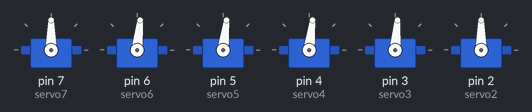
Bench run of a sketch on a simulated Arduino Uno, built with avr-gcc and run on an emulated ATmega328P. On the bench: 6 × servo.

Above: at 0.1 s.
At 0.7 s:
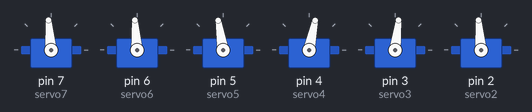
At 5.1 s:
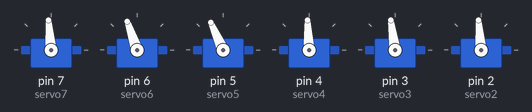
At 8.6 s:
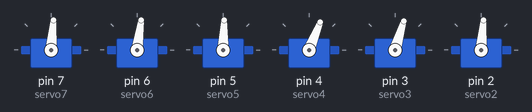
At 12.9 s:
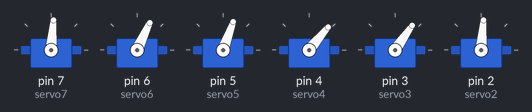
At 25.6 s:
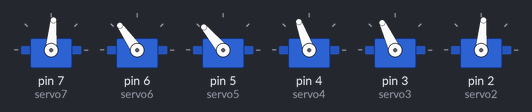
Timing chart, 0 to 27.1 s (numbered marks = the images above):
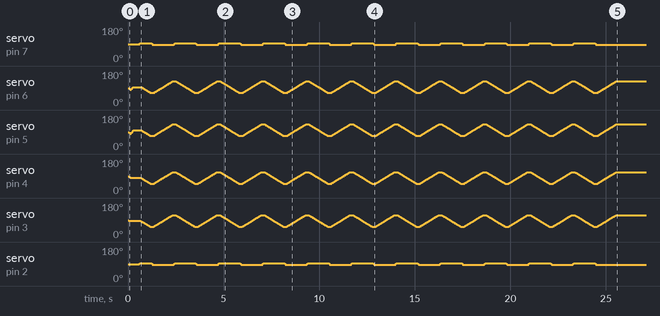

The sketch:

Arbu_leg.ino
```cpp
//*****************************************************************************
//Arbulucky Leg V1.0
//阿布拉機的3D列印與機器人
//http://arbu00.blogspot.tw/
//
//2016/06/09 Writen By Ashing Tsai
//
//
//******************************************************************************
#include <Servo.h>
Servo servo7;
Servo servo6;
Servo servo5;
Servo servo4;
Servo servo3;
Servo servo2;
//==============================
int angle7=90;
int angle6=90;
int angle5=90;
int angle4=90;
int angle3=90;
int angle2=90;

int angle=90;

int time3, time4,time27;


void setup()
{

  Serial.begin(115200);

   servo7.attach(7,500,2500);
   servo6.attach(6,500,2500);
   servo5.attach(5,500,2500);
   servo4.attach(4,500,2500);
   servo3.attach(3,500,2500);
   servo2.attach(2,500,2500);

         time3=5;  //Joystick delay time
         time4=4;  //Automode delay time.

    Middle();


         Servoangle234567(90,85,80,100,95,90);   //mid   3:big=>front  6:small =>front//4:small=>front  5:big==>front
         delay(100);


//forward +++++++++++++++++++++++++++++++++
for (int i=0;i<=10;i++){
        Servoangle234567(95,angle3,angle4,angle5,angle6,95);
       delay(50);
         Servoangle234567(angle2,55,50,70,65,angle7);
         delay(50);
         Servoangle234567(85,angle3,angle4,angle5,angle6,85);
         delay(50);
         Servoangle234567(angle2,115,110,130,125,angle7);
         delay(50);

}
//forward ------------------------------------


}
void loop()
{


}


void AutoMode()
{


}

void Middle()
{

      Servoangle234567(90,85,80,100,95,90);
      delay(200);

}

void forward()
{
//forward +++++++++++++++++++++++++++++++++
for (int i=0;i<=10;i++){
        Servoangle234567(95,angle3,angle4,angle5,angle6,95);
       delay(100);
         Servoangle234567(angle2,55,50,70,65,angle7);
         delay(100);
         Servoangle234567(85,angle3,angle4,angle5,angle6,85);
         delay(100);
         Servoangle234567(angle2,115,110,130,125,angle7);
         delay(100);

}
//forward ------------------------------------
}


void Servoangle2A(int angle)
{

                 servo2.write(angle);
                 delay(200);   //100ms

}

void Servoangle234567(int anglea2,int anglea3,int anglea4,int anglea5,int anglea6,int anglea7)
{


         while ((angle2>anglea2)||(angle3>anglea3)||(angle4>anglea4)||(angle5>anglea5)||(angle6>anglea6)||(angle7>anglea7))
     {
             if (angle2!=anglea2){
                angle2=angle2-1;
                servo2.write(angle2);
                  delay(time4);   //7ms
            }
            if (angle3!=anglea3){
                angle3=angle3-1;
                servo3.write(angle3);
                  delay(time4);   //7ms
            }

           if (angle4!=anglea4){
                angle4=angle4-1;
                servo4.write(angle4);
                  delay(time4);   //7ms
            }
              if (angle5!=anglea5){
                angle5=angle5-1;
                servo5.write(angle5);
                  delay(time4);   //7ms
            }
            if (angle6!=anglea6){
                angle6=angle6-1;
                servo6.write(angle6);
                  delay(time4);   //7ms
            }

           if (angle7!=anglea7){
                angle7=angle7-1;
                servo7.write(angle7);
                  delay(time4);   //7ms
            }

      }


       while ((angle2<anglea2)||(angle3<anglea3)||(angle4<anglea4)||(angle5<anglea5)||(angle6<anglea6)||(angle7<anglea7))
     {
            if (angle2!=anglea2){
                angle2=angle2+1;
                servo2.write(angle2);
                  delay(time4);   //7ms
            }
            if (angle3!=anglea3){
                angle3=angle3+1;
                servo3.write(angle3);
                  delay(time4);   //7ms
            }
           if (angle4!=anglea4){
                angle4=angle4+1;
                servo4.write(angle4);
                  delay(time4);   //7ms
            }
           if (angle5!=anglea5){
                angle5=angle5+1;
                servo5.write(angle5);
                  delay(time4);   //7ms
            }
            if (angle6!=anglea6){
                angle6=angle6+1;
                servo6.write(angle6);
                  delay(time4);   //7ms
            }
           if (angle7!=anglea7){
                angle7=angle7+1;
                servo7.write(angle7);
                  delay(time4);   //7ms
            }


      }

}
void Servoangle2(int angle)
{

  if  (angle2!=angle){
         while (angle2>angle)
     {
             angle2=angle2-2;
                 servo2.write(angle2);
                 delay(time4);  //50ms
      }
      while (angle2<angle)
     {
             angle2=angle2+2;
                 servo2.write(angle2);
                 delay(time4);  //50ms
      }
  }else
    {
                 servo2.write(angle2);
                 delay(time4);   //50ms
  }

}
void Servoangle3(int angle)
{

  if  (angle3!=angle){
         while (angle3>angle)
     {
             angle3=angle3-1;
                 servo3.write(angle3);
                 delay(time4);  //50ms
      }
      while (angle3<angle)
     {
             angle3=angle3+1;
                 servo3.write(angle3);
                 delay(time4);  //50ms
      }
  }else
    {
                 servo3.write(angle3);
                 delay(30);   //50ms
  }

}
void Servoangle4(int angle)
{

  if  (angle4!=angle){
         while (angle4>angle)
     {
             angle4=angle4-2;
                 servo4.write(angle4);
                 delay(time4);  //50ms
      }
      while (angle4<angle)
     {
             angle4=angle4+2;
                 servo4.write(angle4);
                 delay(time4);  //50ms
      }
  }else
    {
                 servo4.write(angle4);
                 delay(time4);   //50ms
  }

}
void Servoangle5(int angle)
{

  if  (angle5!=angle){
         while (angle5>angle)
     {
             angle5=angle5-2;
                 servo5.write(angle5);
                 delay(time4);  //50ms
      }
      while (angle5<angle)
     {
             angle5=angle5+2;
                 servo5.write(angle5);
                 delay(time4);  //50ms
      }
  }else
    {
                 servo5.write(angle5);
                 delay(time4);   //50ms
  }

}
void Servoangle6(int angle)
{

  if  (angle6!=angle){
         while (angle6>angle)
     {
             angle6=angle6-2;
                 servo6.write(angle6);
                 delay(time4);  //50ms
      }
      while (angle6<angle)
     {
             angle6=angle6+2;
                 servo6.write(angle6);
                 delay(time4);  //50ms
      }
  }else
    {
                 servo6.write(angle6);
                 delay(time4);   //50ms
  }

}

void Servoangle7(int angle)
{

  if  (angle7!=angle){
         while (angle7>angle)
     {
             angle7=angle7-2;
                 servo7.write(angle7);
                 delay(time4);  //50ms
      }
      while (angle7<angle)
     {
             angle7=angle7+2;
                 servo7.write(angle7);
                 delay(time4);  //50ms
      }
  }else
    {
                 servo7.write(angle7);
                 delay(time4);   //50ms
  }

}
```
